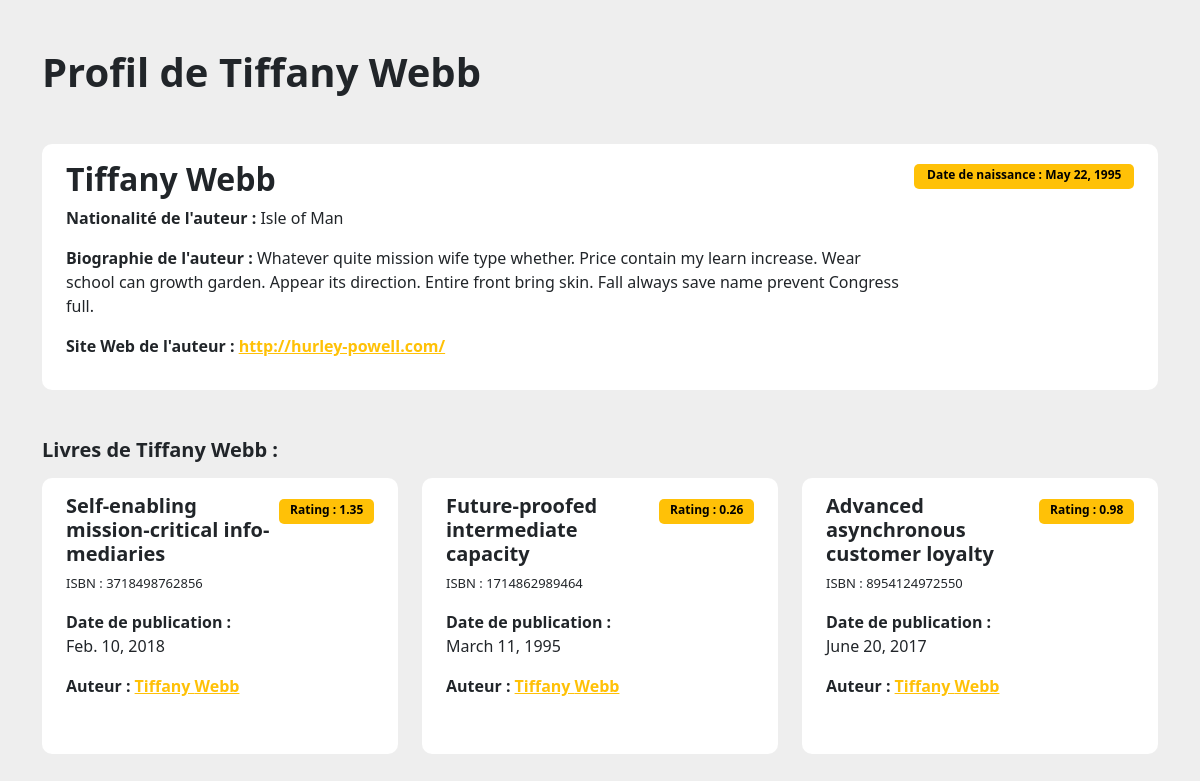
The app's page /author/40/ with its own data.
### app/models.py (models this page shows, shortened)
class Author(models.Model):
    first_name = models.CharField(max_length=50)
    last_name = models.CharField(max_length=50)
    email = models.EmailField()
    birth_date = models.DateField()
    nationality = models.CharField(max_length=50)
    biography = models.TextField()  # Champ de texte pour la biographie de l'auteur
    website = models.URLField()      # Champ URL pour le site web de l'auteur
    active = models.BooleanField(default=0)   # Champ booléen pour indiquer si l'auteur est actif ou non

class Book(models.Model):
    title = models.CharField(max_length=200)
    publication_date = models.DateField()
    author = models.ForeignKey(Author, on_delete=models.CASCADE)
    genre = models.CharField(max_length=50)     # Champ pour le genre du livre
    ISBN = models.CharField(max_length=20)       # Champ pour le numéro ISBN du livre
    rating = models.DecimalField(max_digits=3, decimal_places=2,null=True)  # Champ pour la notation du livre

### app/views.py (the view)
# urls.py: path('author/<int:author_id>/', views.author_detail, name='author_detail'),
def author_detail(request, author_id):
    author = Author.objects.get(pk=author_id)  # On recupere author par son ID
    books = Book.objects.filter(author=author)  # On recupere les livres de author
    return render(request, 'app/author.html', {'author': author, 'books': books})

### templates/app/author.html (shortened to what this page needs)
{% load static %}
<html>
    <head>
        <link href="https://cdn.jsdelivr.net/npm/bootstrap@5.0.0-beta1/dist/css/bootstrap.min.css" rel="stylesheet">
        <link rel="stylesheet" href="{% static 'css/style.css' %}">
    </head>
        <body>
            <div class="container mt-5 mb-3">
                <div class="row">
                    <div class="col-md-12 ">
                        <h1 class="mb-5"><strong>Profil de {{ author.first_name }} {{ author.last_name }}</strong></h1>
                        <div class="card p-3 mb-5">
                            <div class="d-flex justify-content-between mb-0">
                                <div class="d-flex flex-row align-items-center">
                                    <div class="ms-2 c-details title">
                                        <h2 class="mb-2 h2"><strong>{{ author.first_name }} {{ author.last_name }}</strong></h2>
                                        <p><strong>Nationalité de l'auteur :</strong> {{ author.nationality }}</p>
                                        <p><strong>Biographie de l'auteur :</strong> {{ author.biography }}</p>
                                        <p><strong>Site Web de l'auteur :</strong> <a href="{{ author.website }}">{{ author.website }}</a></p>
                                    </div>
                                </div>
                                <div class="badge date-naissance"><span>Date de naissance : {{ author.birth_date }}</span></div>
                            </div>
                        </div>
                        <h2 class="mb-3 h5"><strong>Livres de {{ author.first_name }} {{ author.last_name }} :</strong></h2>
                    </div>
                </div>
                <div class="row">
                    {% for book in books %}
                    <div class="col-md-4">
                        <div class="card p-3 mb-2">
                            <div class="d-flex justify-content-between mb-4">
                                <div class="d-flex flex-row align-items-center">
                                    <div class="ms-2 c-details title">
                                        <h2 class="mb-2 h5"><strong>{{ book.title }}</strong></h2>
                                        <p><span>ISBN : {{ book.ISBN }}</span></p>
                                        <p><strong>Date de publication : </strong> <br> {{ book.publication_date }}</p>
                                        <p><strong>Auteur : </strong><a href="/author/{{ book.author.id }}/"> {{ book.author.first_name }} {{ book.author.last_name }}</a></p>
                                    </div>
                                </div>
                                <div class="badge"><span>Rating : {{ book.rating }}</span></div>
                            </div>
                        </div>
                    </div>
                    {% endfor %}
                </div>
            </div>
        </body>
</html>

### static/css/style.css (style rules this page uses)
body { background-color: #eee }
.card { border: none; border-radius: 10px }
.c-details span { font-weight: 300; font-size: 13px }
.badge span { background-color: #FFC107; width: 95px; height: 25px; padding-bottom: 3px; border-radius: 5px; display: flex; color: #000000; justify-content: center; align-items: center }
.badge.date-naissance span { width: 220px!important; }
.title a { color: #FFC107; margin-bottom: 5px; font-weight: 700; }
h2.mb-2.h5 { min-height: 69px; }
.ms-2.c-details.title p { font-size: 16px; }

### records on screen
Author: first_name "Tiffany", last_name "Webb", nationality "Isle of Man", biography "Whatever quite mission wife type whether. Price contain my learn increase. Wear school can growth garden. Appear its direction. Entire front bring skin. Fall always save name prevent Congress full.", website "http://hurley-powell.com/", birth_date "May 22, 1995"
Book: title "Self-enabling mission-critical info-mediaries", ISBN "3718498762856", publication_date "Feb. 10, 2018", author.first_name "Tiffany", author.last_name "Webb", rating "1.35"
Book: title "Future-proofed intermediate capacity", ISBN "1714862989464", publication_date "March 11, 1995", author.first_name "Tiffany", author.last_name "Webb", rating "0.26"
Book: title "Advanced asynchronous customer loyalty", ISBN "8954124972550", publication_date "June 20, 2017", author.first_name "Tiffany", author.last_name "Webb", rating "0.98"
